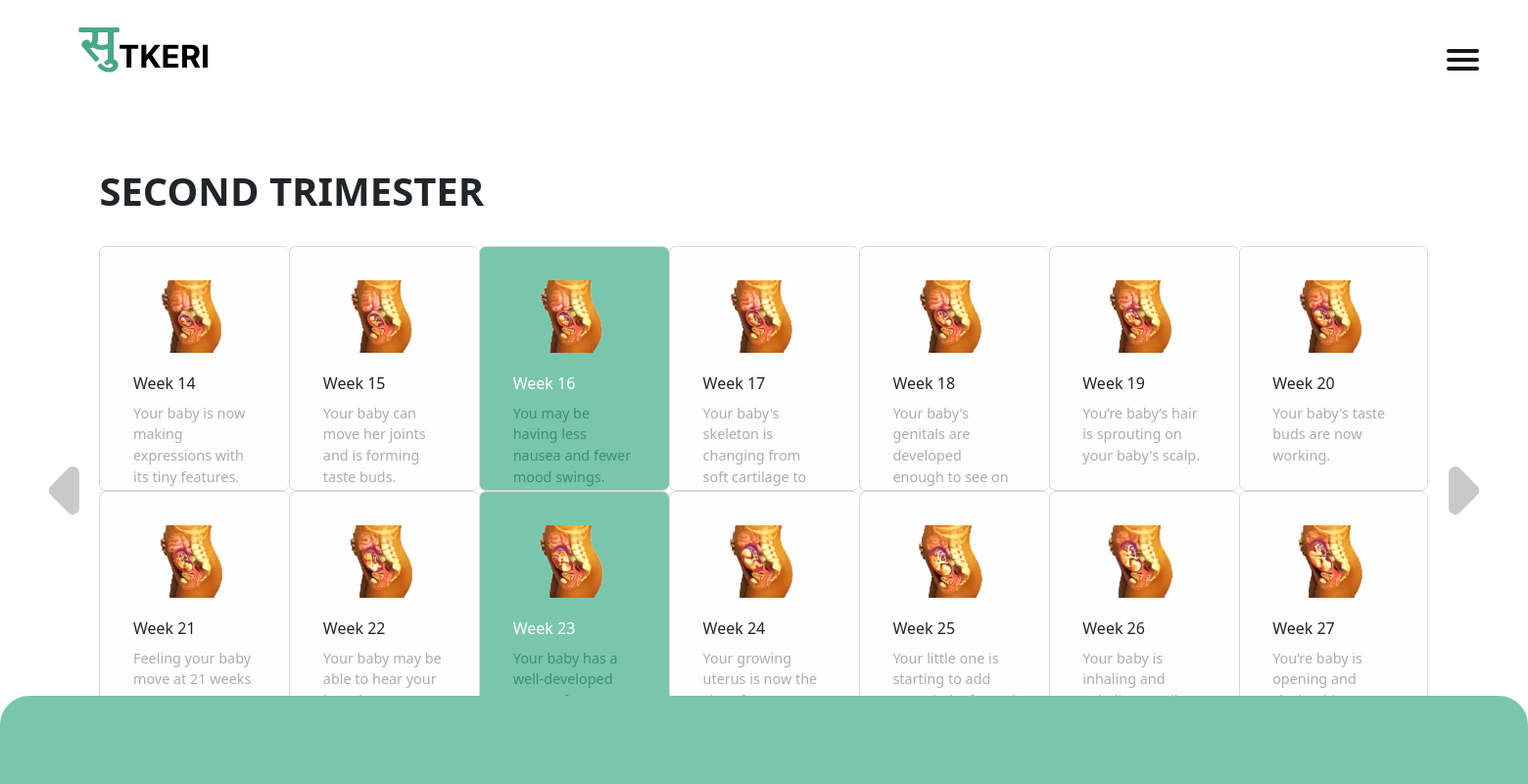
/home2 (signed in), run on an earlier commit of the app's database.
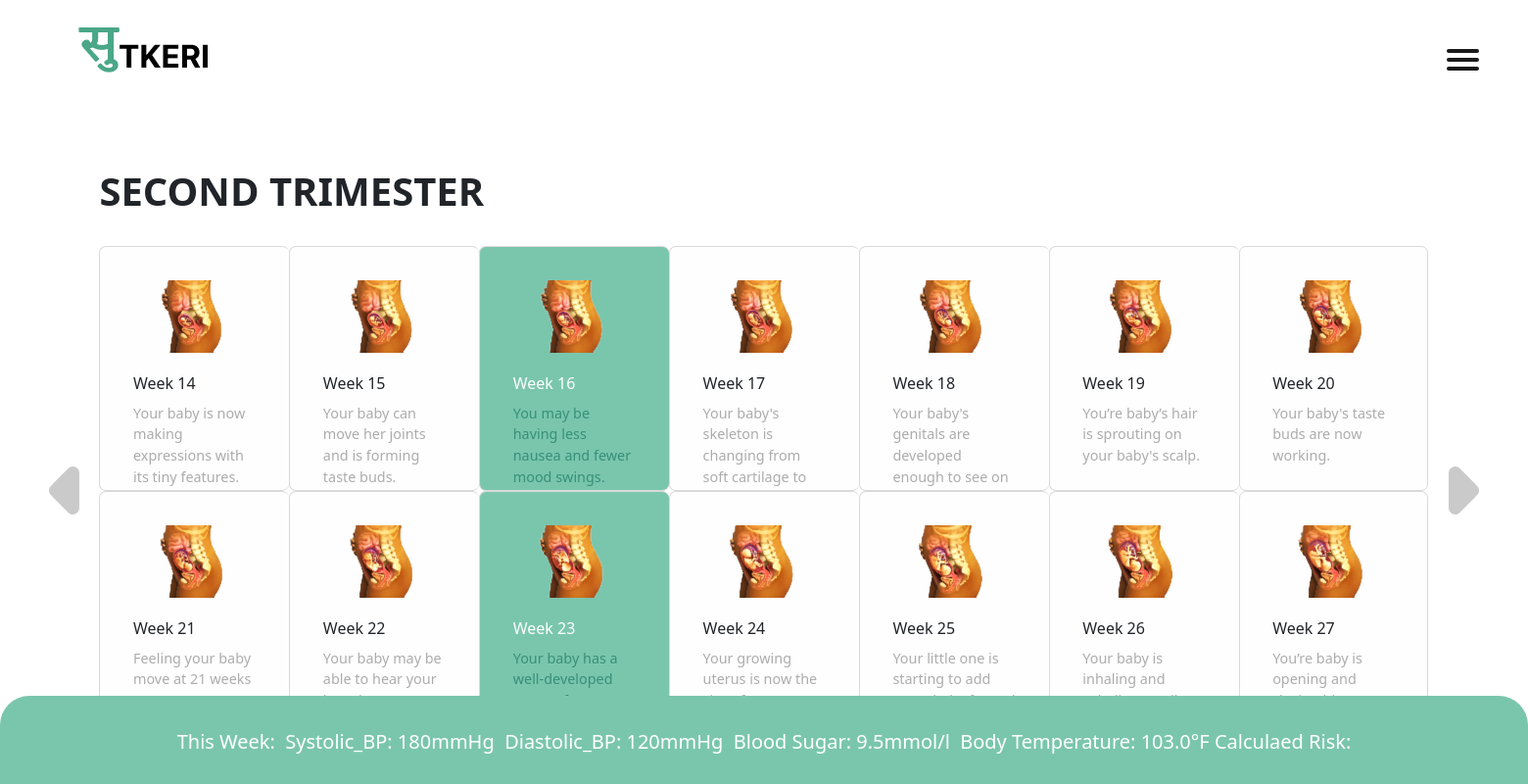
And on a later commit of the database.
### sutkeriapp/models.py (models this page shows)
class health_parameter(models.Model):
    Systolic_BP=models.IntegerField()
    Diastolic_BP=models.IntegerField()
    Blood_Sugar=models.FloatField()
    Body_Temperature=models.FloatField()
    Result=models.CharField( max_length=50,null="True",blank="True")

### sutkeriapp/views.py (the view)
# urls.py: path('home2', views.home2, name='home2 page'),
def home2(request):
    health_data=health_parameter.objects.all()
    email=request.user.email
    username=request.user.username
    context={
        'email':email.title(),
        'username':username.capitalize(),
        'health_data':health_data,
    }
    return render(request,'home2.html',context)

### templates/home2.html (shortened to what the changed rows need)
{% extends 'head.html' %} {% load static%} {% block home_head %}
<link
  href="https://cdn.jsdelivr.net/npm/bootstrap@5.3.0-alpha1/dist/css/bootstrap.min.css"
  rel="stylesheet"
/>
<link rel="stylesheet" href="static/css/home.css" />
{% block week_head %}{% endblock week_head %} {% endblock home_head %}
{% block home_body %} {% block week_body %} {% endblock week_body %}
<div class="homebody" id="body-el">
  <h1 class="trimester">SECOND TRIMESTER</h1>
  <div class="tables">
    <div class="table-content">
    </div>
    <div class="table-content">
    </div>
    <div class="table-content green-table">
    </div>
    <div class="table-content">
    </div>
    <div class="table-content">
    </div>
    <div class="table-content">
    </div>
    <div class="table-content">
    </div>
  </div>
  <div class="tables">
    <div class="table-content">
    </div>
    <div class="table-content">
    </div>
    <div class="table-content green-table">
    </div>
    <div class="table-content">
    </div>
    <div class="table-content">
    </div>
    <div class="table-content">
    </div>
    <div class="table-content">
    </div>
  </div>
<a href="{% url "home1 page" %}"><div class="previous_page">
  </div></a>
  <a href="{% url "home3 page" %}"><div class="next_page">
  </div></a>
  <div class="footer">{% for item in health_data %}
    {% if forloop.last %}
        <span>This Week:  </span>&nbsp;<span>Systolic_BP: </span>{{ item.Systolic_BP }}<span>mmHg</span> &nbsp;<span>Diastolic_BP: </span>{{ item.Diastolic_BP }}<span>mmHg</span>&nbsp; <span>Blood Sugar: </span>{{ item.Blood_Sugar }}<span>mmol/l</span> &nbsp;<span>Body Temperature: </span>{{ item.Body_Temperature }}<span>°F</span>&nbsp;<span>Calculaed Risk: </span>{{val}}
      {% endif %}
    {% endfor %}
  </div>
</div>
{% endblock home_body %}

What changed in the data, as far as the page shows it:
added health_parameter: Systolic_BP "180", Diastolic_BP "120", Blood_Sugar "9.5", Body_Temperature "103.0"
